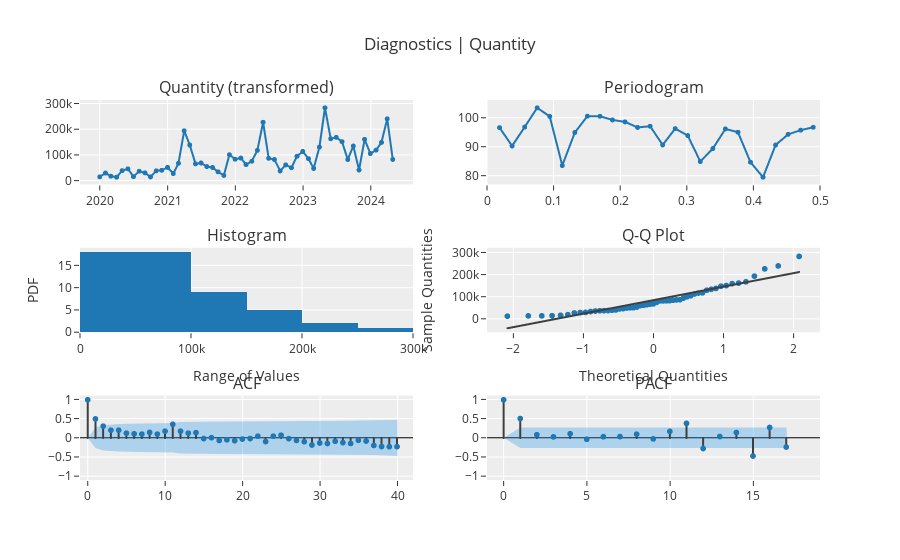

Here is the notebook cell this chart was saved with:
### Code cell
exp.plot_model(plot = 'diagnostics')

### Figure 1 — Plotly figure (JSON) as saved in the notebook; plotly's stock layout.template omitted (floating-point values rounded to 4 significant figures)
{"data": [{"line": {"color": "rgb(31, 119, 180)", "width": 2}, "marker": {"color": "rgb(31, 119, 180)", "size": 5}, "mode": "lines+markers", "name": "Quantity (transformed)", "showlegend": false, "type": "scattergl", "x": ["2020-01-01T00:00:00", "2020-02-01T00:00:00", "2020-03-01T00:00:00", "2020-04-01T00:00:00", "2020-05-01T00:00:00", "2020-06-01T00:00:00", "2020-07-01T00:00:00", "2020-08-01T00:00:00", "2020-09-01T00:00:00", "2020-10-01T00:00:00", "2020-11-01T00:00:00", "2020-12-01T00:00:00", "2021-01-01T00:00:00", "2021-02-01T00:00:00", "2021-03-01T00:00:00", "2021-04-01T00:00:00", "2021-05-01T00:00:00", "2021-06-01T00:00:00", "2021-07-01T00:00:00", "2021-08-01T00:00:00", "2021-09-01T00:00:00", "2021-10-01T00:00:00", "2021-11-01T00:00:00", "2021-12-01T00:00:00", "2022-01-01T00:00:00", "2022-02-01T00:00:00", "2022-03-01T00:00:00", "2022-04-01T00:00:00", "2022-05-01T00:00:00", "2022-06-01T00:00:00", "2022-07-01T00:00:00", "2022-08-01T00:00:00", "2022-09-01T00:00:00", "2022-10-01T00:00:00", "2022-11-01T00:00:00", "2022-12-01T00:00:00", "2023-01-01T00:00:00", "2023-02-01T00:00:00", "2023-03-01T00:00:00", "2023-04-01T00:00:00", "2023-05-01T00:00:00", "2023-06-01T00:00:00", "2023-07-01T00:00:00", "2023-08-01T00:00:00", "2023-09-01T00:00:00", "2023-10-01T00:00:00", "2023-11-01T00:00:00", "2023-12-01T00:00:00", "2024-01-01T00:00:00", "2024-02-01T00:00:00", "2024-03-01T00:00:00", "2024-04-01T00:00:00", "2024-05-01T00:00:00"], "xaxis": "x", "y": [14981, 30057, 17657, 13723, 39238, 46414, 15971, 37007, 30765, 14853, 38729, 40789, 52069, 28060, 67966, 195452, 139665, 65862, 69375, 55233, 51707, 34768, 20686, 101633, 84076, 88469, 63103, 76067, 118755, 228569, 87601, 82851, 38241, 61891, 50757, 95570, 114535, 86057, 47937, 131493, 285160, 163948, 169601, 152819, 82946, 135645, 41831, 161617, 106253, 119707, 149830, 241990, 83295], "yaxis": "y"}, {"hoverinfo": "text", "hovertext": ["Freq: 0.0189<br>Ampl: 96.7121<br>Time period: 53.0", "Freq: 0.0377<br>Ampl: 90.3508<br>Time period: 26.5", "Freq: 0.0566<br>Ampl: 96.9066<br>Time period: 17.6667", "Freq: 0.0755<br>Ampl: 103.6015<br>Time period: 13.25", "Freq: 0.0943<br>Ampl: 100.615<br>Time period: 10.6", "Freq: 0.1132<br>Ampl: 83.5643<br>Time period: 8.8333", "Freq: 0.1321<br>Ampl: 95.0263<br>Time period: 7.5714", "Freq: 0.1509<br>Ampl: 100.6903<br>Time period: 6.625", "Freq: 0.1698<br>Ampl: 100.6642<br>Time period: 5.8889", "Freq: 0.1887<br>Ampl: 99.3924<br>Time period: 5.3", "Freq: 0.2075<br>Ampl: 98.7135<br>Time period: 4.8182", "Freq: 0.2264<br>Ampl: 96.7949<br>Time period: 4.4167", "Freq: 0.2453<br>Ampl: 97.1953<br>Time period: 4.0769", "Freq: 0.2642<br>Ampl: 90.7178<br>Time period: 3.7857", "Freq: 0.283<br>Ampl: 96.3715<br>Time period: 3.5333", "Freq: 0.3019<br>Ampl: 93.959<br>Time period: 3.3125", "Freq: 0.3208<br>Ampl: 84.9431<br>Time period: 3.1176", "Freq: 0.3396<br>Ampl: 89.4475<br>Time period: 2.9444", "Freq: 0.3585<br>Ampl: 96.2765<br>Time period: 2.7895", "Freq: 0.3774<br>Ampl: 95.1223<br>Time period: 2.65", "Freq: 0.3962<br>Ampl: 84.7098<br>Time period: 2.5238", "Freq: 0.4151<br>Ampl: 79.5113<br>Time period: 2.4091", "Freq: 0.434<br>Ampl: 90.6811<br>Time period: 2.3043", "Freq: 0.4528<br>Ampl: 94.3823<br>Time period: 2.2083", "Freq: 0.4717<br>Ampl: 95.8369<br>Time period: 2.12", "Freq: 0.4906<br>Ampl: 96.8445<br>Time period: 2.0385"], "line": {"color": "#1f77b4", "width": 2}, "marker": {"size": 5}, "mode": "lines+markers", "name": "Quantity (transformed)", "showlegend": false, "type": "scattergl", "x": [0.01887, 0.03774, 0.0566, 0.07547, 0.09434, 0.1132, 0.1321, 0.1509, 0.1698, 0.1887, 0.2075, 0.2264, 0.2453, 0.2642, 0.283, 0.3019, 0.3208, 0.3396, 0.3585, 0.3774, 0.3962, 0.4151, 0.434, 0.4528, 0.4717, 0.4906], "xaxis": "x2", "y": [96.71, 90.35, 96.91, 103.6, 100.6, 83.56, 95.03, 100.7, 100.7, 99.39, 98.71, 96.79, 97.2, 90.72, 96.37, 93.96, 84.94, 89.45, 96.28, 95.12, 84.71, 79.51, 90.68, 94.38, 95.84, 96.84], "yaxis": "y2"}, {"alignmentgroup": "True", "bingroup": "x", "hovertemplate": "variable=Quantity (transformed)<br>value=%{x}<br>count=%{y}<extra></extra>", "legendgroup": "Quantity (transformed)", "marker": {"color": "#1f77b4", "pattern": {"shape": ""}}, "name": "Quantity (transformed)", "offsetgroup": "Quantity (transformed)", "orientation": "v", "showlegend": false, "type": "histogram", "x": [14981, 30057, 17657, 13723, 39238, 46414, 15971, 37007, 30765, 14853, 38729, 40789, 52069, 28060, 67966, 195452, 139665, 65862, 69375, 55233, 51707, 34768, 20686, 101633, 84076, 88469, 63103, 76067, 118755, 228569, 87601, 82851, 38241, 61891, 50757, 95570, 114535, 86057, 47937, 131493, 285160, 163948, 169601, 152819, 82946, 135645, 41831, 161617, 106253, 119707, 149830, 241990, 83295], "xaxis": "x3", "yaxis": "y3"}, {"marker": {"color": "#1f77b4"}, "mode": "markers", "name": "Quantity (transformed)", "showlegend": false, "type": "scattergl", "x": [-2.085, -1.786, -1.593, -1.446, -1.325, -1.221, -1.128, -1.044, -0.9674, -0.8958, -0.8285, -0.7647, -0.7039, -0.6456, -0.5895, -0.5351, -0.4822, -0.4307, -0.3803, -0.3309, -0.2822, -0.2342, -0.1868, -0.1397, -0.09297, -0.04644, 0, 0.04644, 0.09297, 0.1397, 0.1868, 0.2342, 0.2822, 0.3309, 0.3803, 0.4307, 0.4822, 0.5351, 0.5895, 0.6456, 0.7039, 0.7647, 0.8285, 0.8958, 0.9674, 1.044, 1.128, 1.221, 1.325, 1.446, 1.593, 1.786, 2.085], "xaxis": "x4", "y": [13723, 14853, 14981, 15971, 17657, 20686, 28060, 30057, 30765, 34768, 37007, 38241, 38729, 39238, 40789, 41831, 46414, 47937, 50757, 51707, 52069, 55233, 61891, 63103, 65862, 67966, 69375, 76067, 82851, 82946, 83295, 84076, 86057, 87601, 88469, 95570, 101633, 106253, 114535, 118755, 119707, 131493, 135645, 139665, 149830, 152819, 161617, 163948, 169601, 195452, 228569, 241990, 285160], "yaxis": "y4"}, {"line": {"color": "#3f3f3f"}, "mode": "lines", "name": "Quantity (transformed)", "showlegend": false, "type": "scattergl", "x": [-2.085, -1.786, -1.593, -1.446, -1.325, -1.221, -1.128, -1.044, -0.9674, -0.8958, -0.8285, -0.7647, -0.7039, -0.6456, -0.5895, -0.5351, -0.4822, -0.4307, -0.3803, -0.3309, -0.2822, -0.2342, -0.1868, -0.1397, -0.09297, -0.04644, 0, 0.04644, 0.09297, 0.1397, 0.1868, 0.2342, 0.2822, 0.3309, 0.3803, 0.4307, 0.4822, 0.5351, 0.5895, 0.6456, 0.7039, 0.7647, 0.8285, 0.8958, 0.9674, 1.044, 1.128, 1.221, 1.325, 1.446, 1.593, 1.786, 2.085], "xaxis": "x4", "y": [-41500.0, -23160.0, -11340.0, -2327.0, 5097.0, 11490.0, 17160.0, 22290.0, 27010.0, 31400.0, 35520.0, 39430.0, 43150.0, 46730.0, 50170.0, 53500.0, 56740.0, 59890.0, 62980.0, 66010.0, 68990.0, 71940.0, 74840.0, 77730.0, 80590.0, 83440.0, 86290.0, 89130.0, 91990.0, 94850.0, 97730.0, 100600.0, 103600.0, 106600.0, 109600.0, 112700.0, 115800.0, 119100.0, 122400.0, 125900.0, 129400.0, 133100.0, 137100.0, 141200.0, 145600.0, 150300.0, 155400.0, 161100.0, 167500.0, 174900.0, 183900.0, 195700.0, 214100.0], "yaxis": "y4"}, {"line": {"color": "#3f3f3f"}, "mode": "lines", "name": "ACF", "showlegend": false, "type": "scattergl", "x": [0, 0], "xaxis": "x5", "y": [0, 1], "yaxis": "y5"}, {"line": {"color": "#3f3f3f"}, "mode": "lines", "name": "ACF", "showlegend": false, "type": "scattergl", "x": [1, 1], "xaxis": "x5", "y": [0, 0.4994], "yaxis": "y5"}, {"line": {"color": "#3f3f3f"}, "mode": "lines", "name": "ACF", "showlegend": false, "type": "scattergl", "x": [2, 2], "xaxis": "x5", "y": [0, 0.3104], "yaxis": "y5"}, {"line": {"color": "#3f3f3f"}, "mode": "lines", "name": "ACF", "showlegend": false, "type": "scattergl", "x": [3, 3], "xaxis": "x5", "y": [0, 0.2034], "yaxis": "y5"}, {"line": {"color": "#3f3f3f"}, "mode": "lines", "name": "ACF", "showlegend": false, "type": "scattergl", "x": [4, 4], "xaxis": "x5", "y": [0, 0.2027], "yaxis": "y5"}, {"line": {"color": "#3f3f3f"}, "mode": "lines", "name": "ACF", "showlegend": false, "type": "scattergl", "x": [5, 5], "xaxis": "x5", "y": [0, 0.127], "yaxis": "y5"}, {"line": {"color": "#3f3f3f"}, "mode": "lines", "name": "ACF", "showlegend": false, "type": "scattergl", "x": [6, 6], "xaxis": "x5", "y": [0, 0.1095], "yaxis": "y5"}, {"line": {"color": "#3f3f3f"}, "mode": "lines", "name": "ACF", "showlegend": false, "type": "scattergl", "x": [7, 7], "xaxis": "x5", "y": [0, 0.1018], "yaxis": "y5"}, {"line": {"color": "#3f3f3f"}, "mode": "lines", "name": "ACF", "showlegend": false, "type": "scattergl", "x": [8, 8], "xaxis": "x5", "y": [0, 0.1458], "yaxis": "y5"}, {"line": {"color": "#3f3f3f"}, "mode": "lines", "name": "ACF", "showlegend": false, "type": "scattergl", "x": [9, 9], "xaxis": "x5", "y": [0, 0.1017], "yaxis": "y5"}, {"line": {"color": "#3f3f3f"}, "mode": "lines", "name": "ACF", "showlegend": false, "type": "scattergl", "x": [10, 10], "xaxis": "x5", "y": [0, 0.1784], "yaxis": "y5"}, {"line": {"color": "#3f3f3f"}, "mode": "lines", "name": "ACF", "showlegend": false, "type": "scattergl", "x": [11, 11], "xaxis": "x5", "y": [0, 0.3585], "yaxis": "y5"}, {"line": {"color": "#3f3f3f"}, "mode": "lines", "name": "ACF", "showlegend": false, "type": "scattergl", "x": [12, 12], "xaxis": "x5", "y": [0, 0.1769], "yaxis": "y5"}, {"line": {"color": "#3f3f3f"}, "mode": "lines", "name": "ACF", "showlegend": false, "type": "scattergl", "x": [13, 13], "xaxis": "x5", "y": [0, 0.1268], "yaxis": "y5"}, {"line": {"color": "#3f3f3f"}, "mode": "lines", "name": "ACF", "showlegend": false, "type": "scattergl", "x": [14, 14], "xaxis": "x5", "y": [0, 0.1408], "yaxis": "y5"}, {"line": {"color": "#3f3f3f"}, "mode": "lines", "name": "ACF", "showlegend": false, "type": "scattergl", "x": [15, 15], "xaxis": "x5", "y": [0, -0.0149], "yaxis": "y5"}, {"line": {"color": "#3f3f3f"}, "mode": "lines", "name": "ACF", "showlegend": false, "type": "scattergl", "x": [16, 16], "xaxis": "x5", "y": [0, 0.007882], "yaxis": "y5"}, {"line": {"color": "#3f3f3f"}, "mode": "lines", "name": "ACF", "showlegend": false, "type": "scattergl", "x": [17, 17], "xaxis": "x5", "y": [0, -0.06488], "yaxis": "y5"}, {"line": {"color": "#3f3f3f"}, "mode": "lines", "name": "ACF", "showlegend": false, "type": "scattergl", "x": [18, 18], "xaxis": "x5", "y": [0, -0.04764], "yaxis": "y5"}, {"line": {"color": "#3f3f3f"}, "mode": "lines", "name": "ACF", "showlegend": false, "type": "scattergl", "x": [19, 19], "xaxis": "x5", "y": [0, -0.07003], "yaxis": "y5"}, {"line": {"color": "#3f3f3f"}, "mode": "lines", "name": "ACF", "showlegend": false, "type": "scattergl", "x": [20, 20], "xaxis": "x5", "y": [0, -0.02681], "yaxis": "y5"}, {"line": {"color": "#3f3f3f"}, "mode": "lines", "name": "ACF", "showlegend": false, "type": "scattergl", "x": [21, 21], "xaxis": "x5", "y": [0, -0.01405], "yaxis": "y5"}, {"line": {"color": "#3f3f3f"}, "mode": "lines", "name": "ACF", "showlegend": false, "type": "scattergl", "x": [22, 22], "xaxis": "x5", "y": [0, 0.04676], "yaxis": "y5"}, {"line": {"color": "#3f3f3f"}, "mode": "lines", "name": "ACF", "showlegend": false, "type": "scattergl", "x": [23, 23], "xaxis": "x5", "y": [0, -0.09337], "yaxis": "y5"}, {"line": {"color": "#3f3f3f"}, "mode": "lines", "name": "ACF", "showlegend": false, "type": "scattergl", "x": [24, 24], "xaxis": "x5", "y": [0, 0.0486], "yaxis": "y5"}, {"line": {"color": "#3f3f3f"}, "mode": "lines", "name": "ACF", "showlegend": false, "type": "scattergl", "x": [25, 25], "xaxis": "x5", "y": [0, 0.07286], "yaxis": "y5"}, {"line": {"color": "#3f3f3f"}, "mode": "lines", "name": "ACF", "showlegend": false, "type": "scattergl", "x": [26, 26], "xaxis": "x5", "y": [0, -0.01728], "yaxis": "y5"}, {"line": {"color": "#3f3f3f"}, "mode": "lines", "name": "ACF", "showlegend": false, "type": "scattergl", "x": [27, 27], "xaxis": "x5", "y": [0, -0.06372], "yaxis": "y5"}, {"line": {"color": "#3f3f3f"}, "mode": "lines", "name": "ACF", "showlegend": false, "type": "scattergl", "x": [28, 28], "xaxis": "x5", "y": [0, -0.09656], "yaxis": "y5"}, {"line": {"color": "#3f3f3f"}, "mode": "lines", "name": "ACF", "showlegend": false, "type": "scattergl", "x": [29, 29], "xaxis": "x5", "y": [0, -0.1837], "yaxis": "y5"}, {"line": {"color": "#3f3f3f"}, "mode": "lines", "name": "ACF", "showlegend": false, "type": "scattergl", "x": [30, 30], "xaxis": "x5", "y": [0, -0.1316], "yaxis": "y5"}, {"line": {"color": "#3f3f3f"}, "mode": "lines", "name": "ACF", "showlegend": false, "type": "scattergl", "x": [31, 31], "xaxis": "x5", "y": [0, -0.144], "yaxis": "y5"}, {"line": {"color": "#3f3f3f"}, "mode": "lines", "name": "ACF", "showlegend": false, "type": "scattergl", "x": [32, 32], "xaxis": "x5", "y": [0, -0.08548], "yaxis": "y5"}, {"line": {"color": "#3f3f3f"}, "mode": "lines", "name": "ACF", "showlegend": false, "type": "scattergl", "x": [33, 33], "xaxis": "x5", "y": [0, -0.1207], "yaxis": "y5"}, {"line": {"color": "#3f3f3f"}, "mode": "lines", "name": "ACF", "showlegend": false, "type": "scattergl", "x": [34, 34], "xaxis": "x5", "y": [0, -0.1432], "yaxis": "y5"}, {"line": {"color": "#3f3f3f"}, "mode": "lines", "name": "ACF", "showlegend": false, "type": "scattergl", "x": [35, 35], "xaxis": "x5", "y": [0, -0.05979], "yaxis": "y5"}, {"line": {"color": "#3f3f3f"}, "mode": "lines", "name": "ACF", "showlegend": false, "type": "scattergl", "x": [36, 36], "xaxis": "x5", "y": [0, -0.07964], "yaxis": "y5"}, {"line": {"color": "#3f3f3f"}, "mode": "lines", "name": "ACF", "showlegend": false, "type": "scattergl", "x": [37, 37], "xaxis": "x5", "y": [0, -0.1956], "yaxis": "y5"}, {"line": {"color": "#3f3f3f"}, "mode": "lines", "name": "ACF", "showlegend": false, "type": "scattergl", "x": [38, 38], "xaxis": "x5", "y": [0, -0.2232], "yaxis": "y5"}, {"line": {"color": "#3f3f3f"}, "mode": "lines", "name": "ACF", "showlegend": false, "type": "scattergl", "x": [39, 39], "xaxis": "x5", "y": [0, -0.2276], "yaxis": "y5"}, {"line": {"color": "#3f3f3f"}, "mode": "lines", "name": "ACF", "showlegend": false, "type": "scattergl", "x": [40, 40], "xaxis": "x5", "y": [0, -0.2261], "yaxis": "y5"}, {"marker": {"color": "#1f77b4", "size": 6}, "mode": "markers", "name": "ACF", "showlegend": false, "type": "scattergl", "x": [0, 1, 2, 3, 4, 5, 6, 7, 8, 9, 10, 11, 12, 13, 14, 15, 16, 17, 18, 19, 20, 21, 22, 23, 24, 25, 26, 27, 28, 29, 30, 31, 32, 33, 34, 35, 36, 37, 38, 39, 40], "xaxis": "x5", "y": [1, 0.4994, 0.3104, 0.2034, 0.2027, 0.127, 0.1095, 0.1018, 0.1458, 0.1017, 0.1784, 0.3585, 0.1769, 0.1268, 0.1408, -0.0149, 0.007882, -0.06488, -0.04764, -0.07003, -0.02681, -0.01405, 0.04676, -0.09337, 0.0486, 0.07286, -0.01728, -0.06372, -0.09656, -0.1837, -0.1316, -0.144, -0.08548, -0.1207, -0.1432, -0.05979, -0.07964, -0.1956, -0.2232, -0.2276, -0.2261], "yaxis": "y5"}, {"line": {"color": "rgba(255,255,255,0)"}, "mode": "lines", "name": "UC", "showlegend": false, "type": "scatter", "x": [0, 1, 2, 3, 4, 5, 6, 7, 8, 9, 10, 11, 12, 13, 14, 15, 16, 17, 18, 19, 20, 21, 22, 23, 24, 25, 26, 27, 28, 29, 30, 31, 32, 33, 34, 35, 36, 37, 38, 39, 40], "xaxis": "x5", "y": [0, 0.2692, 0.3296, 0.3501, 0.3586, 0.3668, 0.37, 0.3723, 0.3743, 0.3784, 0.3804, 0.3864, 0.4098, 0.4153, 0.4181, 0.4215, 0.4216, 0.4216, 0.4223, 0.4227, 0.4235, 0.4237, 0.4237, 0.4241, 0.4256, 0.426, 0.4269, 0.4269, 0.4276, 0.4292, 0.4348, 0.4377, 0.4411, 0.4423, 0.4447, 0.448, 0.4486, 0.4496, 0.4558, 0.4636, 0.4717], "yaxis": "y5"}, {"fill": "tonexty", "fillcolor": "rgba(32, 146, 230,0.3)", "line": {"color": "rgba(255,255,255,0)"}, "mode": "lines", "name": "LC", "showlegend": false, "type": "scatter", "x": [0, 1, 2, 3, 4, 5, 6, 7, 8, 9, 10, 11, 12, 13, 14, 15, 16, 17, 18, 19, 20, 21, 22, 23, 24, 25, 26, 27, 28, 29, 30, 31, 32, 33, 34, 35, 36, 37, 38, 39, 40], "xaxis": "x5", "y": [0, -0.2692, -0.3296, -0.3501, -0.3586, -0.3668, -0.37, -0.3723, -0.3743, -0.3784, -0.3804, -0.3864, -0.4098, -0.4153, -0.4181, -0.4215, -0.4216, -0.4216, -0.4223, -0.4227, -0.4235, -0.4237, -0.4237, -0.4241, -0.4256, -0.426, -0.4269, -0.4269, -0.4276, -0.4292, -0.4348, -0.4377, -0.4411, -0.4423, -0.4447, -0.448, -0.4486, -0.4496, -0.4558, -0.4636, -0.4717], "yaxis": "y5"}, {"line": {"color": "#3f3f3f"}, "mode": "lines", "name": "PACF", "showlegend": false, "type": "scattergl", "x": [0, 0], "xaxis": "x6", "y": [0, 1], "yaxis": "y6"}, {"line": {"color": "#3f3f3f"}, "mode": "lines", "name": "PACF", "showlegend": false, "type": "scattergl", "x": [1, 1], "xaxis": "x6", "y": [0, 0.509], "yaxis": "y6"}, {"line": {"color": "#3f3f3f"}, "mode": "lines", "name": "PACF", "showlegend": false, "type": "scattergl", "x": [2, 2], "xaxis": "x6", "y": [0, 0.08573], "yaxis": "y6"}, {"line": {"color": "#3f3f3f"}, "mode": "lines", "name": "PACF", "showlegend": false, "type": "scattergl", "x": [3, 3], "xaxis": "x6", "y": [0, 0.02976], "yaxis": "y6"}, {"line": {"color": "#3f3f3f"}, "mode": "lines", "name": "PACF", "showlegend": false, "type": "scattergl", "x": [4, 4], "xaxis": "x6", "y": [0, 0.1104], "yaxis": "y6"}, {"line": {"color": "#3f3f3f"}, "mode": "lines", "name": "PACF", "showlegend": false, "type": "scattergl", "x": [5, 5], "xaxis": "x6", "y": [0, -0.03259], "yaxis": "y6"}, {"line": {"color": "#3f3f3f"}, "mode": "lines", "name": "PACF", "showlegend": false, "type": "scattergl", "x": [6, 6], "xaxis": "x6", "y": [0, 0.03453], "yaxis": "y6"}, {"line": {"color": "#3f3f3f"}, "mode": "lines", "name": "PACF", "showlegend": false, "type": "scattergl", "x": [7, 7], "xaxis": "x6", "y": [0, 0.03768], "yaxis": "y6"}, {"line": {"color": "#3f3f3f"}, "mode": "lines", "name": "PACF", "showlegend": false, "type": "scattergl", "x": [8, 8], "xaxis": "x6", "y": [0, 0.09992], "yaxis": "y6"}, {"line": {"color": "#3f3f3f"}, "mode": "lines", "name": "PACF", "showlegend": false, "type": "scattergl", "x": [9, 9], "xaxis": "x6", "y": [0, -0.02299], "yaxis": "y6"}, {"line": {"color": "#3f3f3f"}, "mode": "lines", "name": "PACF", "showlegend": false, "type": "scattergl", "x": [10, 10], "xaxis": "x6", "y": [0, 0.1725], "yaxis": "y6"}, {"line": {"color": "#3f3f3f"}, "mode": "lines", "name": "PACF", "showlegend": false, "type": "scattergl", "x": [11, 11], "xaxis": "x6", "y": [0, 0.3827], "yaxis": "y6"}, {"line": {"color": "#3f3f3f"}, "mode": "lines", "name": "PACF", "showlegend": false, "type": "scattergl", "x": [12, 12], "xaxis": "x6", "y": [0, -0.2747], "yaxis": "y6"}, {"line": {"color": "#3f3f3f"}, "mode": "lines", "name": "PACF", "showlegend": false, "type": "scattergl", "x": [13, 13], "xaxis": "x6", "y": [0, 0.03867], "yaxis": "y6"}, {"line": {"color": "#3f3f3f"}, "mode": "lines", "name": "PACF", "showlegend": false, "type": "scattergl", "x": [14, 14], "xaxis": "x6", "y": [0, 0.1432], "yaxis": "y6"}, {"line": {"color": "#3f3f3f"}, "mode": "lines", "name": "PACF", "showlegend": false, "type": "scattergl", "x": [15, 15], "xaxis": "x6", "y": [0, -0.4716], "yaxis": "y6"}, {"line": {"color": "#3f3f3f"}, "mode": "lines", "name": "PACF", "showlegend": false, "type": "scattergl", "x": [16, 16], "xaxis": "x6", "y": [0, 0.2754], "yaxis": "y6"}, {"line": {"color": "#3f3f3f"}, "mode": "lines", "name": "PACF", "showlegend": false, "type": "scattergl", "x": [17, 17], "xaxis": "x6", "y": [0, -0.2355], "yaxis": "y6"}, {"marker": {"color": "#1f77b4", "size": 6}, "mode": "markers", "name": "PACF", "showlegend": false, "type": "scattergl", "x": [0, 1, 2, 3, 4, 5, 6, 7, 8, 9, 10, 11, 12, 13, 14, 15, 16, 17], "xaxis": "x6", "y": [1, 0.509, 0.08573, 0.02976, 0.1104, -0.03259, 0.03453, 0.03768, 0.09992, -0.02299, 0.1725, 0.3827, -0.2747, 0.03867, 0.1432, -0.4716, 0.2754, -0.2355], "yaxis": "y6"}, {"line": {"color": "rgba(255,255,255,0)"}, "mode": "lines", "name": "UC", "showlegend": false, "type": "scatter", "x": [0, 1, 2, 3, 4, 5, 6, 7, 8, 9, 10, 11, 12, 13, 14, 15, 16, 17], "xaxis": "x6", "y": [0, 0.2692, 0.2692, 0.2692, 0.2692, 0.2692, 0.2692, 0.2692, 0.2692, 0.2692, 0.2692, 0.2692, 0.2692, 0.2692, 0.2692, 0.2692, 0.2692, 0.2692], "yaxis": "y6"}, {"fill": "tonexty", "fillcolor": "rgba(32, 146, 230,0.3)", "line": {"color": "rgba(255,255,255,0)"}, "mode": "lines", "name": "LC", "showlegend": false, "type": "scatter", "x": [0, 1, 2, 3, 4, 5, 6, 7, 8, 9, 10, 11, 12, 13, 14, 15, 16, 17], "xaxis": "x6", "y": [0, -0.2692, -0.2692, -0.2692, -0.2692, -0.2692, -0.2692, -0.2692, -0.2692, -0.2692, -0.2692, -0.2692, -0.2692, -0.2692, -0.2692, -0.2692, -0.2692, -0.2692], "yaxis": "y6"}], "layout": {"annotations": [{"font": {"size": 16}, "showarrow": false, "text": "Quantity (transformed)", "x": 0.225, "xanchor": "center", "xref": "paper", "y": 1, "yanchor": "bottom", "yref": "paper"}, {"font": {"size": 16}, "showarrow": false, "text": "Periodogram", "x": 0.775, "xanchor": "center", "xref": "paper", "y": 1, "yanchor": "bottom", "yref": "paper"}, {"font": {"size": 16}, "showarrow": false, "text": "Histogram", "x": 0.225, "xanchor": "center", "xref": "paper", "y": 0.6111, "yanchor": "bottom", "yref": "paper"}, {"font": {"size": 16}, "showarrow": false, "text": "Q-Q Plot", "x": 0.775, "xanchor": "center", "xref": "paper", "y": 0.6111, "yanchor": "bottom", "yref": "paper"}, {"font": {"size": 16}, "showarrow": false, "text": "ACF", "x": 0.225, "xanchor": "center", "xref": "paper", "y": 0.2222, "yanchor": "bottom", "yref": "paper"}, {"font": {"size": 16}, "showarrow": false, "text": "PACF", "x": 0.775, "xanchor": "center", "xref": "paper", "y": 0.2222, "yanchor": "bottom", "yref": "paper"}], "showlegend": false, "title": {"text": "Diagnostics | Quantity"}, "xaxis": {"anchor": "y", "domain": [0, 0.45]}, "xaxis2": {"anchor": "y2", "domain": [0.55, 1], "range": [0, 0.5]}, "xaxis3": {"anchor": "y3", "domain": [0, 0.45], "title": {"text": "Range of Values"}}, "xaxis4": {"anchor": "y4", "domain": [0.55, 1], "title": {"text": "Theoretical Quantities"}}, "xaxis5": {"anchor": "y5", "domain": [0, 0.45], "range": [-1, 42]}, "xaxis6": {"anchor": "y6", "domain": [0.55, 1], "range": [-1, 19]}, "yaxis": {"anchor": "x", "domain": [0.7778, 1]}, "yaxis2": {"anchor": "x2", "domain": [0.7778, 1]}, "yaxis3": {"anchor": "x3", "domain": [0.3889, 0.6111], "title": {"text": "PDF"}}, "yaxis4": {"anchor": "x4", "domain": [0.3889, 0.6111], "title": {"text": "Sample Quantities"}}, "yaxis5": {"anchor": "x5", "domain": [0, 0.2222], "range": [-1.1, 1.1], "zerolinecolor": "#000000"}, "yaxis6": {"anchor": "x6", "domain": [0, 0.2222], "range": [-1.1, 1.1], "zerolinecolor": "#000000"}}}
